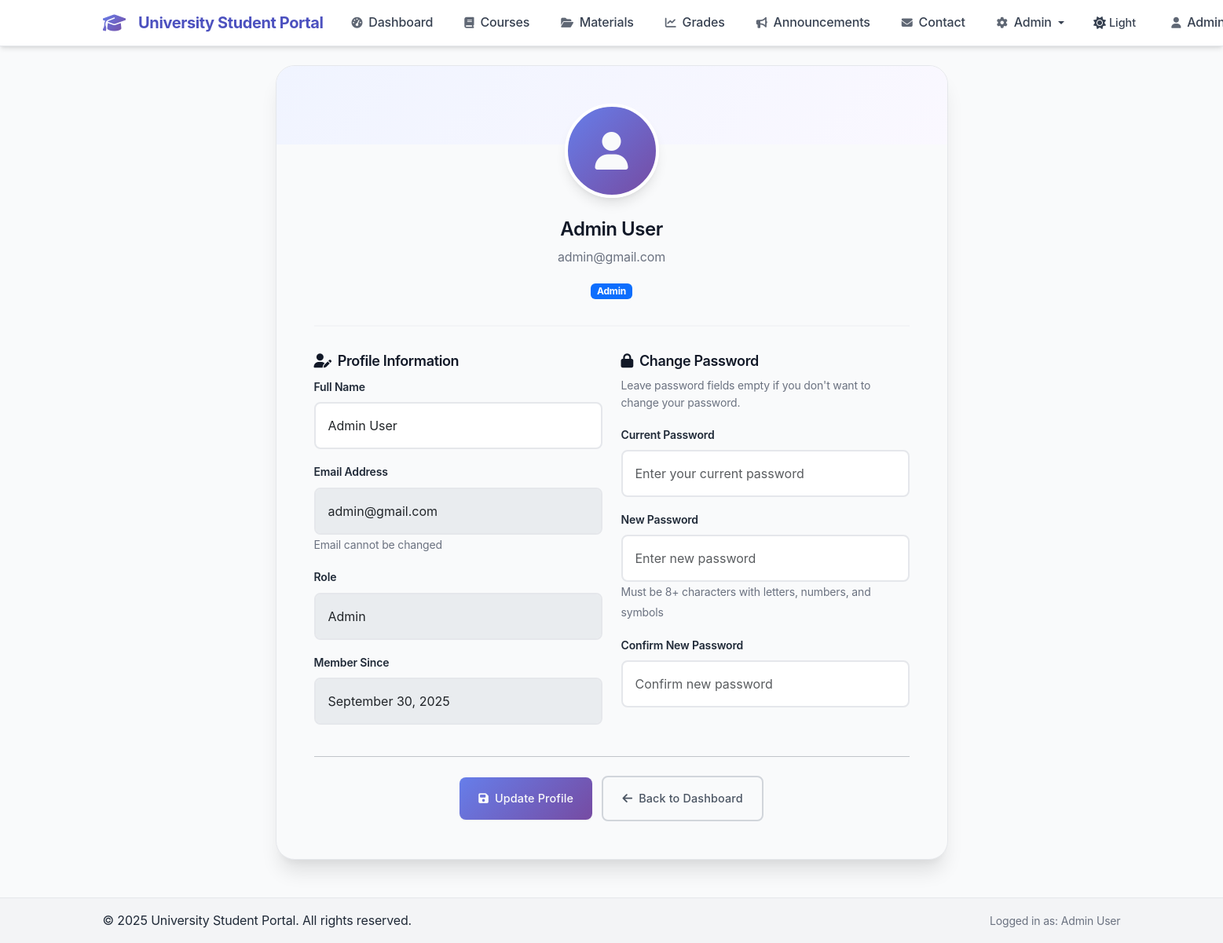
The app's page /profile.php (signed in) with its own data.
### tables this page shows
CREATE TABLE IF NOT EXISTS users (
    id INT AUTO_INCREMENT PRIMARY KEY,
    name VARCHAR(255) NOT NULL,
    email VARCHAR(255) NOT NULL UNIQUE,
    password VARCHAR(255) NOT NULL,
    role ENUM('student', 'admin') DEFAULT 'student',
    created_at TIMESTAMP DEFAULT CURRENT_TIMESTAMP
);

### db.php (called while the page is built, shortened)
<?php
function sanitizeInput($input) {
    return htmlspecialchars(trim($input), ENT_QUOTES, 'UTF-8');
}
?>

### profile.php (the view, shortened to what this page needs)
<?php
require_once 'db.php';
require_once 'header.php';
try {
    $stmt = $pdo->prepare("SELECT name, email, role, created_at FROM users WHERE id = ?");
    $stmt->execute([$_SESSION['user_id']]);
    $user = $stmt->fetch();
} catch (PDOException $e) {
    $error_message = 'Error loading profile data.';
}
?>
<div class="row justify-content-center">
    <div class="col-md-8">
        <div class="profile-card">
            <div class="profile-header">
                <div class="profile-avatar">
                    <i class="fas fa-user"></i>
                </div>
                <h3><?= sanitizeInput($user['name'] ?? $_SESSION['name']) ?></h3>
                <p class="text-muted"><?= sanitizeInput($user['email'] ?? $_SESSION['email']) ?></p>
                <span class="badge bg-primary"><?= ucfirst($user['role'] ?? $_SESSION['role']) ?></span>
            </div>
            <form method="POST" action="">
                <div class="row">
                    <div class="col-md-6">
                        <h5><i class="fas fa-user-edit me-2"></i>Profile Information</h5>
                        <div class="mb-3">
                            <label for="name" class="form-label">Full Name</label>
                            <input type="text" class="form-control" id="name" name="name"
                                   value="<?= sanitizeInput($user['name'] ?? $_SESSION['name']) ?>" required>
                        </div>
                        <div class="mb-3">
                            <label for="email" class="form-label">Email Address</label>
                            <input type="email" class="form-control" id="email"
                                   value="<?= sanitizeInput($user['email'] ?? $_SESSION['email']) ?>" disabled>
                            <small class="form-text text-muted">Email cannot be changed</small>
                        </div>
                        <div class="mb-3">
                            <label for="role" class="form-label">Role</label>
                            <input type="text" class="form-control" id="role"
                                   value="<?= ucfirst($user['role'] ?? $_SESSION['role']) ?>" disabled>
                        </div>
                        <?php if (isset($user['created_at'])): ?>
                        <div class="mb-3">
                            <label for="member_since" class="form-label">Member Since</label>
                            <input type="text" class="form-control" id="member_since"
                                   value="<?= date('F j, Y', strtotime($user['created_at'])) ?>" disabled>
                        </div>
                        <?php endif; ?>
                    </div>
                    <div class="col-md-6">
                        <h5><i class="fas fa-lock me-2"></i>Change Password</h5>
                        <p class="text-muted small">Leave password fields empty if you don't want to change your password.</p>
                        <div class="mb-3">
                            <label for="current_password" class="form-label">Current Password</label>
                            <input type="password" class="form-control" id="current_password" name="current_password"
                                   placeholder="Enter your current password">
                        </div>
                        <div class="mb-3">
                            <label for="new_password" class="form-label">New Password</label>
                            <input type="password" class="form-control" id="new_password" name="new_password"
                                   placeholder="Enter new password">
                            <small class="form-text text-muted">Must be 8+ characters with letters, numbers, and symbols</small>
                        </div>
                        <div class="mb-3">
                            <label for="confirm_password" class="form-label">Confirm New Password</label>
                            <input type="password" class="form-control" id="confirm_password" name="confirm_password"
                                   placeholder="Confirm new password">
                        </div>
                    </div>
                </div>
                <hr class="my-4">
                <div class="text-center">
                    <button type="submit" class="btn btn-primary btn-lg">
                        <i class="fas fa-save me-2"></i>Update Profile
                    </button>
                    <a href="dashboard.php" class="btn btn-outline-secondary btn-lg ms-2">
                        <i class="fas fa-arrow-left me-2"></i>Back to Dashboard
                    </a>
                </div>
            </form>
        </div>
    </div>
</div>
<?php require_once 'footer.php'; ?>

### style.css (style rules this page uses)
:root { --primary-50: #f0f4ff; --primary-100: #e0eaff; --primary-200: #c7d8ff; --primary-300: #a4bcff; --primary-400: #8195ff; --primary-500: #667eea; --primary-600: #5a67d8; --primary-700: #4c51bf; --primary-800: #434190; --primary-900: #3c366b; --secondary-50: #faf8ff; --secondary-100: #f3f0ff; --secondary-200: #e8e1ff; --secondary-300: #d6c7ff; --secondary-400: #c1a3ff; --secondary-500: #764ba2; --secondary-600: #68428a; --secondary-700: #5a3972; --secondary-800: #4c305a; --secondary-900: #3e2742; --gray-50: #f9fafb; --gray-100: #f3f4f6; --gray-200: #e5e7eb; --gray-300: #d1d5db; --gray-400: #9ca3af; --gray-500: #6b7280; --gray-600: #4b5563; --gray-700: #374151; --gray-800: #1f2937; --gray-900: #111827; --success: #10b981; --warning: #f59e0b; --error: #ef4444; --info: #3b82f6; --font-family-base: 'Inter', -apple-system, BlinkMacSystemFont, 'Segoe UI', Roboto, sans-serif; --font-family-heading: 'Inter', -apple-system, BlinkMacSystemFont, 'Segoe UI', Roboto, sans-serif; --space-xs: 0.25rem; --space-sm: 0.5rem; --space-md: 1rem; --space-lg: 1.5rem; --space-xl: 2rem; --space-2xl: 3rem; --radius-sm: 0.375rem; --radius-md: 0.5rem; --radius-lg: 0.75rem; --radius-xl: 1rem; --radius-2xl: 1.5rem; --shadow-sm: 0 1px 2px 0 rgba(0, 0, 0, 0.05); --shadow-md: 0 4px 6px -1px rgba(0, 0, 0, 0.1), 0 2px 4px -1px rgba(0, 0, 0, 0.06); --shadow-lg: 0 10px 15px -3px rgba(0, 0, 0, 0.1), 0 4px 6px -2px rgba(0, 0, 0, 0.05); --shadow-xl: 0 20px 25px -5px rgba(0, 0, 0, 0.1), 0 10px 10px -5px rgba(0, 0, 0, 0.04); --shadow-2xl: 0 25px 50px -12px rgba(0, 0, 0, 0.25); --gradient-primary: linear-gradient(135deg, var(--primary-500) 0%, var(--secondary-500) 100%); --gradient-primary-hover: linear-gradient(135deg, var(--primary-600) 0%, var(--secondary-600) 100%); --gradient-subtle: linear-gradient(135deg, var(--primary-50) 0%, var(--secondary-50) 100%); --transition-fast: 150ms ease-in-out; --transition-normal: 250ms ease-in-out; --transition-slow: 350ms ease-in-out; }
body { font-family: var(--font-family-base); background-color: var(--gray-50); color: var(--gray-800); line-height: 1.6; letter-spacing: -0.01em; }
html { scroll-behavior: smooth; scroll-padding-top: 80px; }
body { overflow-x: hidden; }
h1, h2, h3, h4, h5, h6 { font-family: var(--font-family-heading); font-weight: 600; line-height: 1.3; letter-spacing: -0.02em; color: var(--gray-900); scroll-margin-top: 80px; }
h3 { font-size: 1.5rem; animation: fadeInUp 0.8s ease-out 0.2s both; }
h5 { font-size: 1.125rem; animation: fadeInUp 0.8s ease-out 0.4s both; }
.form-label { font-weight: 600; color: var(--gray-800); margin-bottom: var(--space-sm); font-size: 0.875rem; }
.form-control { border: 2px solid var(--gray-200); border-radius: var(--radius-md); padding: var(--space-md); font-size: 1rem; transition: var(--transition-fast); background-color: white; position: relative; }
.btn { font-weight: 500; border-radius: var(--radius-md); transition: var(--transition-fast); border: none; padding: var(--space-md) var(--space-lg); font-size: 0.9rem; letter-spacing: 0.01em; }
.btn-primary { background: var(--gradient-primary); color: var(--gray-50); box-shadow: var(--shadow-sm); }
.btn-outline-secondary { border: 2px solid var(--gray-300); color: var(--gray-600); }
.profile-card { background: var(--gray-50); border-radius: var(--radius-2xl); box-shadow: var(--shadow-xl); padding: var(--space-2xl); border: 1px solid var(--gray-200); position: relative; overflow: hidden; }
.profile-card::before { content: ''; position: absolute; top: 0; left: 0; right: 0; height: 100px; background: var(--gradient-subtle); }
.profile-header { text-align: center; padding-bottom: var(--space-xl); border-bottom: 2px solid var(--gray-100); margin-bottom: var(--space-xl); position: relative; z-index: 1; }
.profile-avatar { width: 120px; height: 120px; border-radius: 50%; background: var(--gradient-primary); display: flex; align-items: center; justify-content: center; margin: 0 auto var(--space-lg); color: var(--gray-50); font-size: 3rem; font-weight: 600; box-shadow: var(--shadow-lg); border: 4px solid white; position: relative; }
.text-muted { color: var(--gray-500) !important; }
html { transition: background-color 0.3s ease, color 0.3s ease; }

### records on screen
users: name "Admin User", email "admin@gmail.com", role "Admin", created_at "September 30, 2025"

### other values on screen
SITE_NAME "University Student Portal"
sanitizeInput($_SESSION['name'] ?? 'User') "Admin User"
